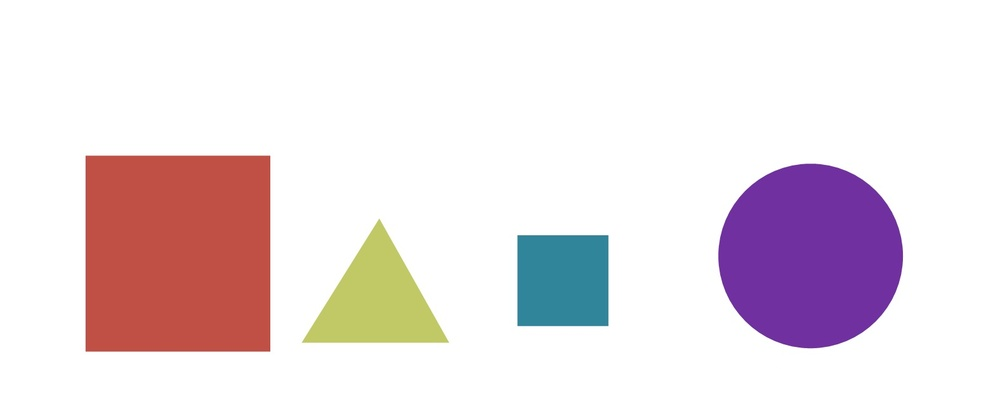
#> input picture images/bunchofshapes.jpg, 1000 x 409 px, shrunk from 1576 x 645 before the run
$ jupyter execute 02_Sorting_Contours.ipynb   (Python 2 division)
#> lines starting #> are read from the running program, lines starting #| are printed output that depends on the picture; after the words box and inside, x2 and y2 are one past the last pixel; in counts of white or black regions, pixels touching at a corner belong together
## Sorting Contours

We can sort contours in many ways.

[cell 1]
import cv2
import numpy as np
from matplotlib import pyplot as plt

[cell 2]
# Load our image
image = cv2.imread('../../images/bunchofshapes.jpg')
#> image is the input picture: shape (409, 1000, 3); mean B, G, R 226.7, 222.2, 234.4
plt.imshow(cv2.cvtColor(image, cv2.COLOR_BGR2RGB))
plt.title('Bule Linear line')

plt.show()

[cell 3]
row, col = 1, 3
fig, axs = plt.subplots(row, col, figsize=(15, 10))
fig.tight_layout()

axs[0].imshow(cv2.cvtColor(image, cv2.COLOR_BGR2RGB))
axs[0].set_title('0 - Original Image')
cv2.imwrite('original_rgb.jpg', image)


# Create a black image with same dimensions as our loaded image
blank_image = np.zeros((image.shape[0], image.shape[1], 3))
# Create a copy of our original image
orginal_image = image
# Grayscale our image
gray = cv2.cvtColor(image,cv2.COLOR_BGR2GRAY)
# Find Canny edges
edged = cv2.Canny(gray, 50, 200)
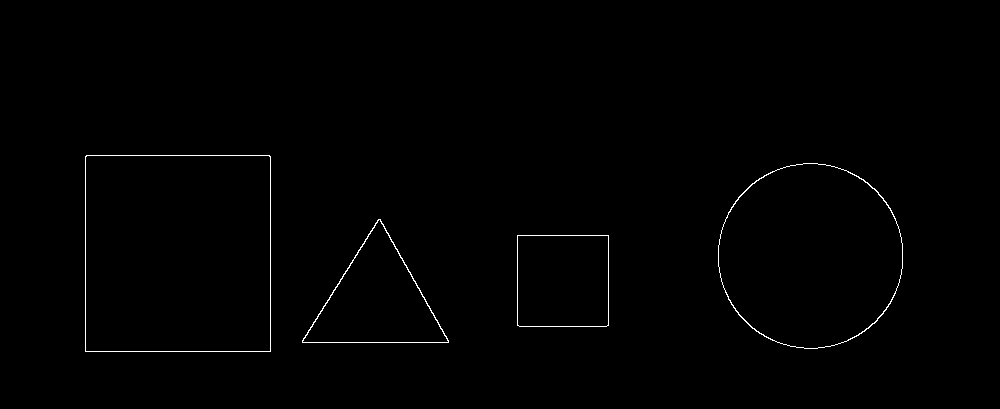
#> edged: shape (409, 1000); 0.57% white in thin lines or dots, all inside (x1, y1, x2, y2) = (85, 155, 903, 352)
axs[1].imshow(cv2.cvtColor(edged, cv2.COLOR_BGR2RGB))
axs[1].set_title('1 - Canny Edges')
cv2.imwrite('original_rgb.jpg', edged)

# Find contours and print how many were found
contours, hierarchy = cv2.findContours(edged.copy(), cv2.RETR_EXTERNAL, cv2.CHAIN_APPROX_NONE)
#> contours = 4 contours; box (x1, y1, x2, y2) and area: (85, 155, 271, 352) 36259, (718, 163, 903, 349) 26813, (302, 219, 449, 343) 9207, (517, 235, 609, 327) 8278
print ("Number of contours found = ", len(contours))
#| Number of contours found =  4

# Draw all contours over blank image
cv2.drawContours(image, contours, -1, (0,255,0), 3)
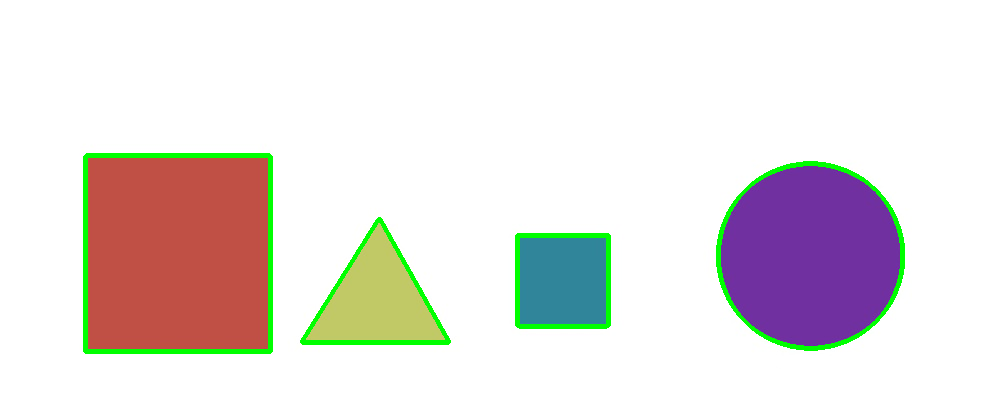
#> image: shape (409, 1000, 3); 2.49% of pixels changed, all inside (x1, y1, x2, y2) = (83, 153, 905, 354)
axs[2].imshow(cv2.cvtColor(image, cv2.COLOR_BGR2RGB))
axs[2].set_title('3 - All Contours')
cv2.imwrite('original_rgb.jpg', image)

plt.show()
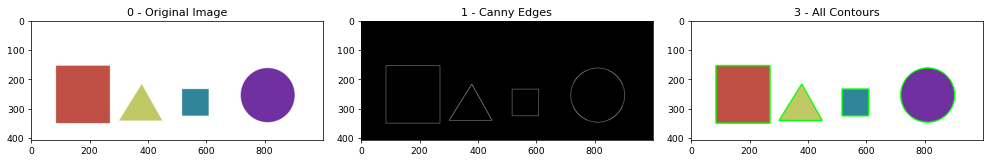
#> figure drawn by matplotlib, 3 panels

### Let's now sort by area

[cell 4]
def get_contour_areas(contours):
    # returns the areas of all contours as list
    all_areas = []
    for cnt in contours:
        area = cv2.contourArea(cnt)
        all_areas.append(area)
#> this loop made 4 passes
#> area on passes 1 to 4: 8278, 9207, 26813, 36259
#> after the loop, all_areas = [8278, 9207, 26813, 36259]
    return all_areas

[cell 5]
# Let's print the areas of the contours before sorting
print "Contor Areas before sorting",
print get_contour_areas(contours)
#| [8278.0, 9207.0, 26813.0, 36259.0]

[cell 6]
# Sort contours large to small
sorted_contours = sorted(contours, key=cv2.contourArea, reverse=True)
#> sorted_contours has the same summary as contours
#sorted_contours = sorted(contours, key=cv2.contourArea, reverse=True)[:3]
print "Contor Areas after sorting",
print get_contour_areas(sorted_contours)
#> the loop in get_contour_areas (call 2), `for cnt in contours:` made 4 passes
#| [36259.0, 26813.0, 9207.0, 8278.0]

[cell 7]
for c in sorted_contours:
    plt.imshow(cv2.cvtColor(orginal_image, cv2.COLOR_BGR2RGB))
    plt.title('Contours by area'); plt.show()
    cv2.drawContours(orginal_image, [c], -1, (255,0,0), 3)
#> this loop made 4 passes
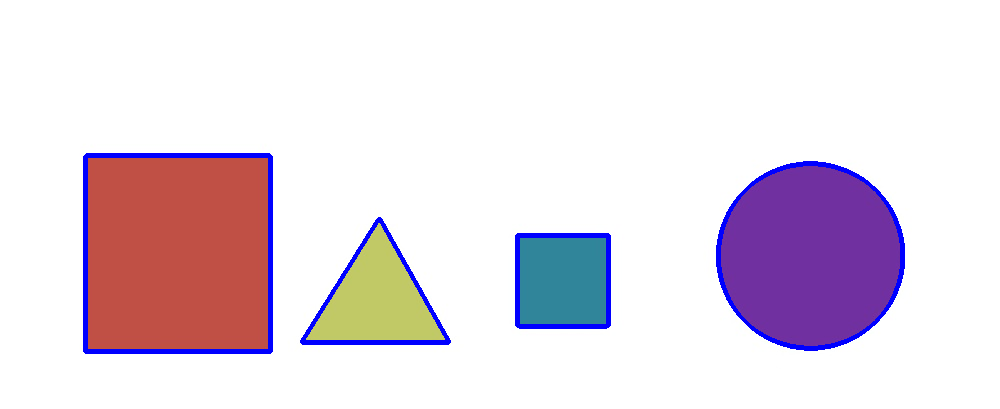
#> orginal_image: shape (409, 1000, 3); 2.49% of pixels changed, all inside (x1, y1, x2, y2) = (83, 153, 905, 354)
plt.imshow(cv2.cvtColor(orginal_image, cv2.COLOR_BGR2RGB))
plt.title('Contours by area'); plt.show()

[cell 8]
orginal_image = image.copy()

[cell 9]
# Returns center point for each
# contour object in an image
def label_contour_center(image, c):
    # Places a red circle on the centers of contours
    M = cv2.moments(c)
    cx = int(M['m10'] / M['m00'])
    cy = int(M['m01'] / M['m00'])
    # Draw the countour number on the image
    cv2.circle(image,(cx,cy), 10, (0,0,255), -1)

[cell 10]
# Computer Center of Mass or centroids and draw them on our image
for (i, c) in enumerate(contours):
    label_contour_center(image, c)
#> this loop made 4 passes
#> (cx in label_contour_center, cy in label_contour_center) on passes 1 to 4: (562, 280), (376, 300), (810, 255), (177, 253)
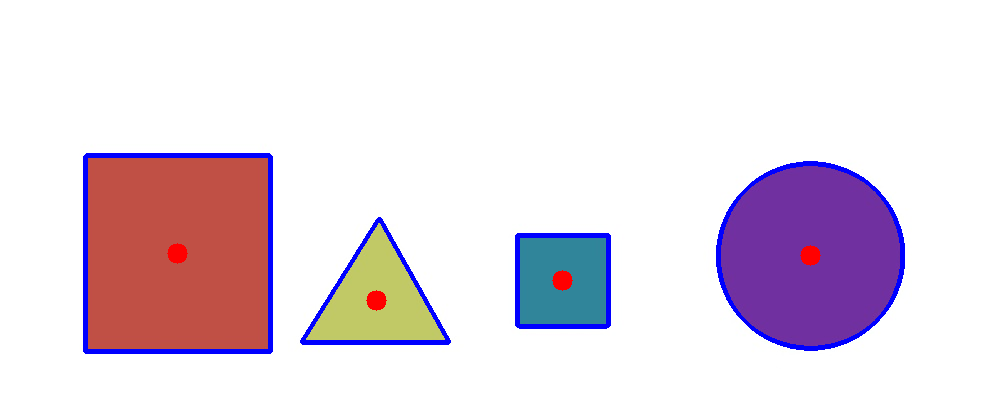
#> image: shape (409, 1000, 3); 2.8% of pixels changed, all inside (x1, y1, x2, y2) = (83, 153, 905, 354)

plt.imshow(cv2.cvtColor(image, cv2.COLOR_BGR2RGB))
plt.title('4 - Contour Centers')

plt.show()

[cell 11]
def x_cord_contour(contours):
    #Returns the X cordinate for the contour centroid
    if cv2.contourArea(contours) > 10:
        M = cv2.moments(contours)
#> M = moments, m00 8278, centre m10/m00, m01/m00 = (562.5, 280.5)
        return (int(M['m10']/M['m00']))
    else:
        pass

[cell 12]
def display_left_to_right_contour(i):
    plt.imshow(cv2.cvtColor(orginal_image, cv2.COLOR_BGR2RGB))
    plt.title('6 - Left to Right Contour'); plt.show()
    image_name = "output_shape_number_" + str(i) + ".jpg"
    print image_name
    return image_name

[cell 13]
# Sort by left to right using our x_cord_contour function
contours_left_to_right = sorted(contours, key = x_cord_contour, reverse = False)
#> contours_left_to_right has the same summary as contours

# Labeling Contours left to right
for (i,c)  in enumerate(contours_left_to_right):
    if i == 0: display_left_to_right_contour(i)
    cv2.drawContours(orginal_image, [c], -1, (0,0,255), 3)
    M = cv2.moments(c)
    cx = int(M['m10'] / M['m00'])
    cy = int(M['m01'] / M['m00'])
    cv2.putText(orginal_image, str(i+1), (cx, cy), cv2.FONT_HERSHEY_SIMPLEX, 1, (0, 255, 0), 2)
    # Draw an approximate
    # rectangle around the binary image
    (x, y, w, h) = cv2.boundingRect(c)

    cropped_contour = orginal_image[y:y + h, x:x + w]

    # Let's now crop each contour and save these images
    cv2.imwrite(display_left_to_right_contour(i+1), cropped_contour)
#> this loop made 4 passes
#> (cx, cy, x, y, w, h) on passes 2 to 4: (376, 300, 302, 219, 147, 124), (562, 280, 517, 235, 92, 92), (810, 255, 718, 163, 185, 186)
#> (cx, cy, x, y, w, h) on pass 1: (177, 253, 85, 155, 186, 197)
#| output_shape_number_0.jpg
#| output_shape_number_1.jpg
#| output_shape_number_2.jpg
#| output_shape_number_3.jpg
#| output_shape_number_4.jpg
#> pass 1, `cropped_contour = orginal_image[y:y + h, x:x + w]`:
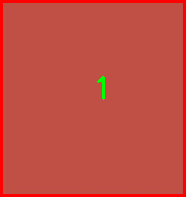
#> cropped_contour: shape (197, 186, 3); mean B, G, R 64.5, 75.4, 195.4
#> pass 1, in display_left_to_right_contour (call 2), `plt.title('6 - Left to Right Contour')`:
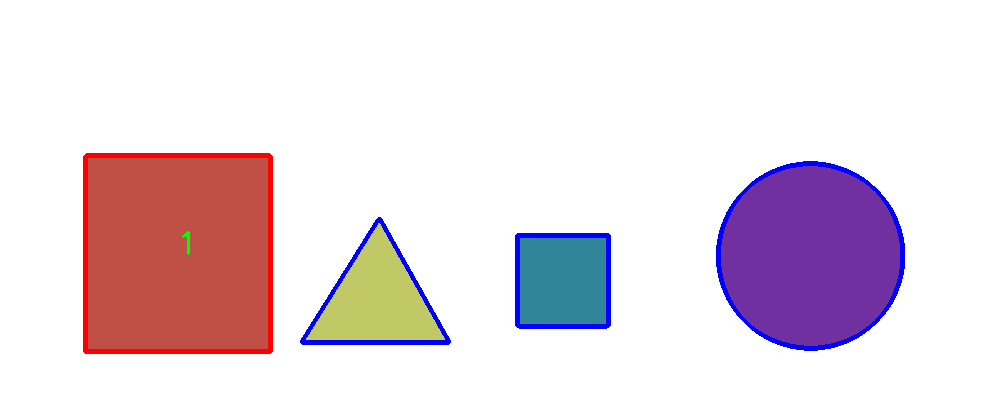
#> shown: shape (409, 1000, 3); mean R, G, B 231.8, 217.8, 226.1
#> pass 3, `cropped_contour = orginal_image[y:y + h, x:x + w]`:
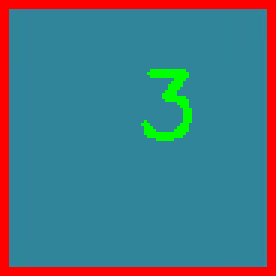
#> cropped_contour: shape (92, 92, 3) (shown 3 times larger); mean B, G, R 131.8, 118.4, 73.4
#> after the loop:
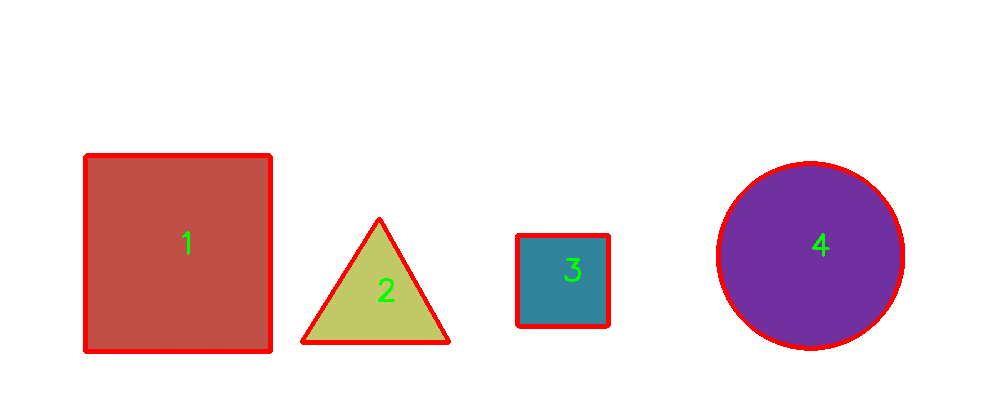
#> orginal_image: shape (409, 1000, 3); 2.62% of pixels changed, all inside (x1, y1, x2, y2) = (83, 153, 905, 354)

cv2.imwrite('contours_left_to_right.jpg', orginal_image)
#> Out = True

[cell 14]
output_images = []
for x in range(i+1):
    output_images.append(cv2.imread('output_shape_number_' + str(x+1) + '.jpg'))

[cell 15]
row, col = 1, 4
#> row = 1; col = 4
fig, axs = plt.subplots(row, col, figsize=(15, 10))
fig.tight_layout()

axs[0].imshow(cv2.cvtColor(output_images[0], cv2.COLOR_BGR2RGB))
axs[0].set_title('Contour One')

axs[1].imshow(cv2.cvtColor(output_images[1], cv2.COLOR_BGR2RGB))
axs[1].set_title('Contour Two')

axs[2].imshow(cv2.cvtColor(output_images[2], cv2.COLOR_BGR2RGB))
axs[2].set_title('Contour Three')

axs[3].imshow(cv2.cvtColor(output_images[3], cv2.COLOR_BGR2RGB))
axs[3].set_title('Contour Four')

plt.show()
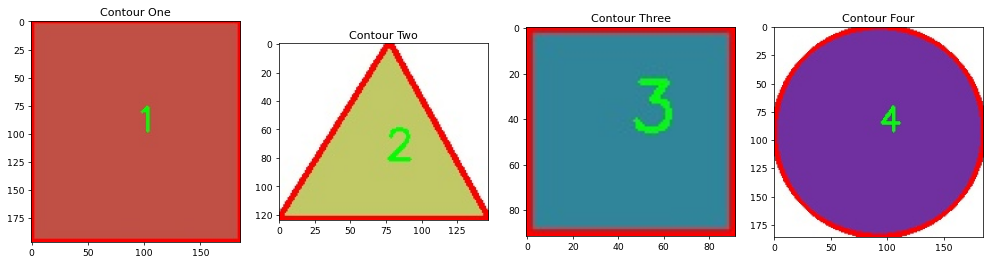
#> figure drawn by matplotlib, 4 panels
